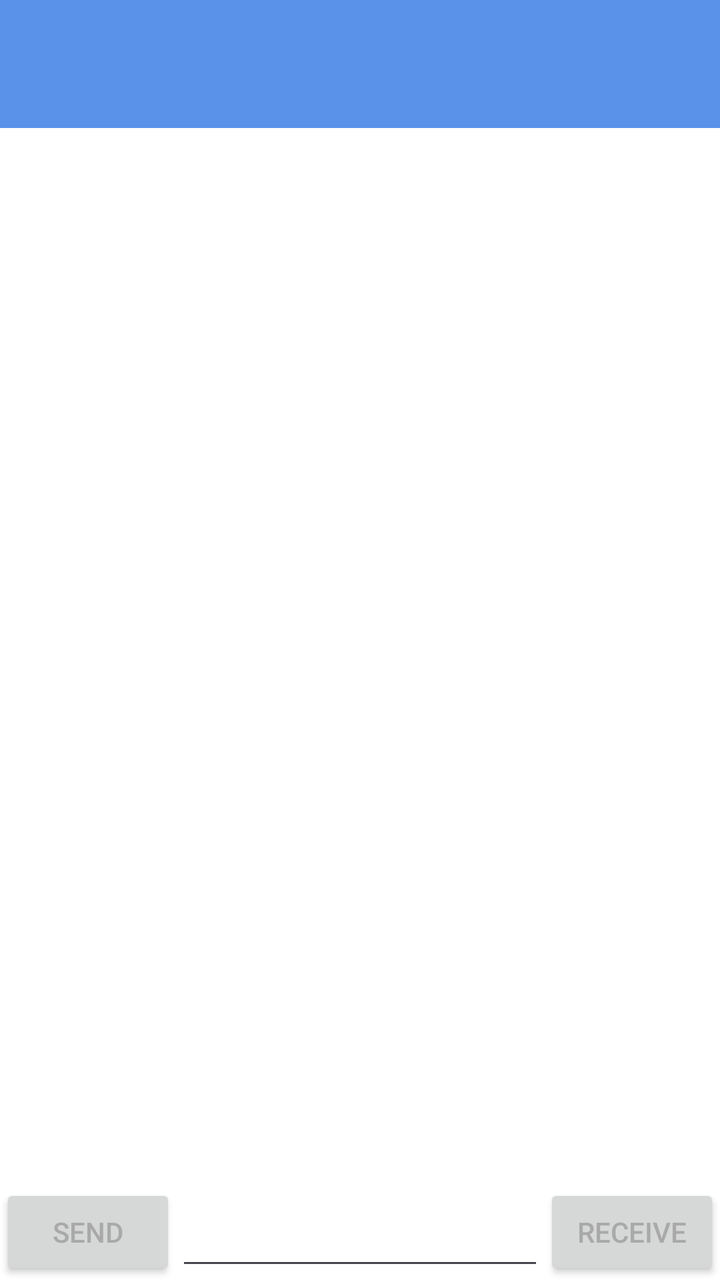
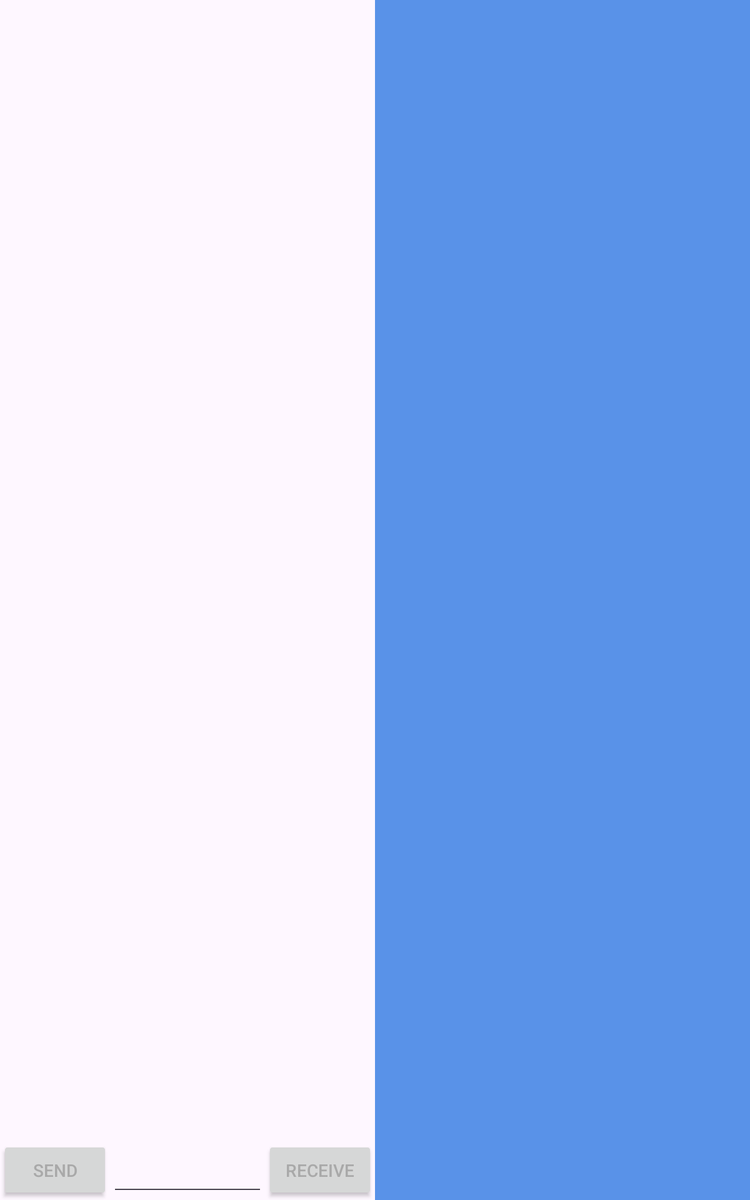

The same Android screen from two of the app's own layout files: first res/layout/ as a phone draws it, then the author's variant for another configuration, drawn on a device whose configuration selects that folder. Both files follow.
<!-- AndroidManifest.xml: application theme Theme.LinnasAndroidLabs -->
<!-- res/layout/activity_chat_room.xml -->
<?xml version="1.0" encoding="utf-8"?>
<LinearLayout
    xmlns:android="http://schemas.android.com/apk/res/android"
    xmlns:app="http://schemas.android.com/apk/res-auto"
    xmlns:tools="http://schemas.android.com/tools"
    android:layout_width="match_parent"
    android:layout_height="match_parent"
    tools:context=".ChatRoom"
    android:orientation="vertical">

    <FrameLayout
        android:id="@+id/fragmentLocation"
        android:layout_width="match_parent"
        android:layout_height="match_parent"
        android:background="@color/white">

        <androidx.constraintlayout.widget.ConstraintLayout
            android:layout_width="match_parent"
            android:layout_height="match_parent">

            
            <androidx.appcompat.widget.Toolbar
                android:id="@+id/myToolbar"
                android:layout_width="match_parent"
                android:layout_height="?attr/actionBarSize"
                android:background="@color/my_secondary"
                app:layout_constraintTop_toTopOf="parent"
                android:titleTextColor="@color/white" />

            
            <androidx.recyclerview.widget.RecyclerView
                android:id="@+id/recycleView"
                android:layout_width="0dp"
                android:layout_height="0dp"
                app:layout_constraintTop_toBottomOf="@id/myToolbar"
                app:layout_constraintBottom_toTopOf="@id/sendButton"
                app:layout_constraintStart_toStartOf="parent"
                app:layout_constraintEnd_toEndOf="parent" />

            <Button
                android:id="@+id/sendButton"
                android:layout_width="wrap_content"
                android:layout_height="wrap_content"
                android:text="SEND"
                app:layout_constraintBottom_toBottomOf="parent"
                app:layout_constraintStart_toStartOf="parent" />

            <EditText
                android:id="@+id/messageEditText"
                android:layout_width="0dp"
                android:layout_height="49dp"
                android:ems="10"
                android:inputType="text"
                android:text=""
                app:layout_constraintBottom_toBottomOf="parent"
                app:layout_constraintEnd_toStartOf="@+id/receiveButton"
                app:layout_constraintHorizontal_bias="0.0"
                app:layout_constraintStart_toEndOf="@+id/sendButton" />

            <Button
                android:id="@+id/receiveButton"
                android:layout_width="wrap_content"
                android:layout_height="wrap_content"
                android:text="RECEIVE"
                app:layout_constraintBottom_toBottomOf="parent"
                app:layout_constraintEnd_toEndOf="parent" />



        </androidx.constraintlayout.widget.ConstraintLayout>

    </FrameLayout>
</LinearLayout>
<!-- resources referenced by this layout -->
<resources>
  <color name="my_secondary">#5992E8</color>
  <color name="white">#FFFFFFFF</color>
  <style name="Theme.LinnasAndroidLabs" parent="Base.Theme.LinnasAndroidLabs" />
  <style name="Base.Theme.LinnasAndroidLabs" parent="Theme.Material3.DayNight.NoActionBar">
          
          
          <item name="colorPrimary">@color/my_primary</item>
  
          
          <item name="colorSecondary">@color/my_secondary</item>
  
          
          <item name="android:statusBarColor">@color/my_statusbar</item>
  
          
          <item name="android:textColor">@color/my_text</item>
          
  
          <item name="windowActionBar">false</item>
          <item name="windowNoTitle">true</item>
      </style>
  <color name="my_primary">#C404A63A</color>
  <color name="my_statusbar">#9C27B0</color>
  <color name="my_text">#A9A9A9</color>
</resources>
<!-- res/layout-sw600dp/activity_chat_room.xml (the author's variant of the layout above) -->
<!-- drawn on a 7-inch tablet held upright -->
<?xml version="1.0" encoding="utf-8"?>
<androidx.constraintlayout.widget.ConstraintLayout xmlns:android="http://schemas.android.com/apk/res/android"
    xmlns:app="http://schemas.android.com/apk/res-auto"
    xmlns:tools="http://schemas.android.com/tools"
    android:layout_width="match_parent"
    android:layout_height="match_parent"
    tools:context=".ChatRoom">

    <androidx.recyclerview.widget.RecyclerView
        android:id="@+id/recycleView"
        android:layout_width="300dp"
        android:layout_height="0dp"
        app:layout_constraintBottom_toBottomOf="parent"
        app:layout_constraintStart_toStartOf="parent"
        app:layout_constraintTop_toTopOf="parent"
        app:layout_constraintVertical_bias="0.0" />

    <FrameLayout
        android:layout_width="0dp"
        android:layout_height="0dp"
        android:background="@color/my_secondary"
        app:layout_constraintStart_toEndOf="@id/recycleView"
        app:layout_constraintEnd_toEndOf="parent"
        app:layout_constraintTop_toTopOf="parent"
        app:layout_constraintBottom_toBottomOf="parent"/>


    <Button
        android:id="@+id/sendButton"
        android:layout_width="wrap_content"
        android:layout_height="wrap_content"
        android:text="SEND"
        app:layout_constraintBottom_toBottomOf="parent"
        app:layout_constraintStart_toStartOf="parent" />

    <EditText
        android:id="@+id/messageEditText"
        android:layout_width="0dp"
        android:layout_height="49dp"
        android:ems="10"
        android:inputType="text"
        android:text=""
        app:layout_constraintBottom_toBottomOf="parent"
        app:layout_constraintEnd_toStartOf="@+id/receiveButton"
        app:layout_constraintStart_toEndOf="@+id/sendButton" />

    <Button
        android:id="@+id/receiveButton"
        android:layout_width="wrap_content"
        android:layout_height="wrap_content"
        android:text="RECEIVE"
        app:layout_constraintBottom_toBottomOf="parent"
        app:layout_constraintEnd_toEndOf="@id/recycleView" />
</androidx.constraintlayout.widget.ConstraintLayout>
<!-- resources referenced by the variant -->
<!-- as a 7-inch tablet held upright resolves them -->
<resources>
  <color name="my_secondary">#5992E8</color>
  <style name="Theme.LinnasAndroidLabs" parent="Base.Theme.LinnasAndroidLabs" />
  <style name="Base.Theme.LinnasAndroidLabs" parent="Theme.Material3.DayNight.NoActionBar">
          
          
          <item name="colorPrimary">@color/my_primary</item>
  
          
          <item name="colorSecondary">@color/my_secondary</item>
  
          
          <item name="android:statusBarColor">@color/my_statusbar</item>
  
          
          <item name="android:textColor">@color/my_text</item>
          
  
          <item name="windowActionBar">false</item>
          <item name="windowNoTitle">true</item>
      </style>
  <color name="my_primary">#C404A63A</color>
  <color name="my_statusbar">#9C27B0</color>
  <color name="my_text">#A9A9A9</color>
</resources>
